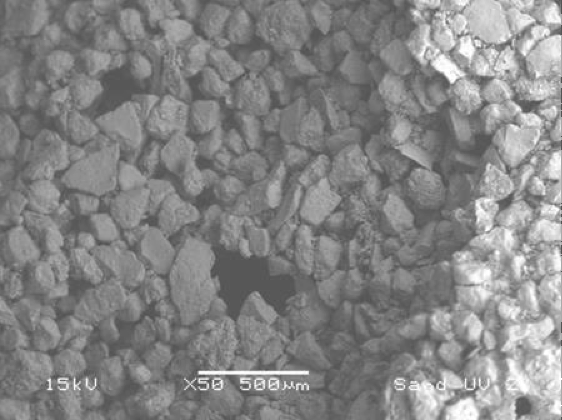
#> input picture Files/suelo1.png, 562 x 420 px, found by its file name
$ jupyter execute 'TIA - Umbrales.ipynb'
#> lines starting #> are read from the running program, lines starting #| are printed output that depends on the picture; after the words box and inside, x2 and y2 are one past the last pixel; in counts of white or black regions, pixels touching at a corner belong together
# Topicos Avanzados de Inteligencia Artificial
### Instructor: Dr. Luis Felipe Marín Urías
### Facultad de ingeniería Eléctrica y Electrónica
### Universidad Veracruzana

# OpenCV Histograma, Umbrales y Binarización

Vamos a aplicar un caso de estudio real, se tienen una serie de imágenes de suelos tomadas con microscopio electrónico. Se requiere medir el nivel de porosidad de una muestra de suelo por medio de una herramienta automática.

El nivel de porosidad está determinado por los espacios (poros) que hay entre los granulos del suelo, es necesario entonces discriminar los espacios de los granulos.

## Desplegando una imagen

Para poder trabajar con una imagen es necesario leerla desde un archivo o un dispositivo, en este caso podremos leer una serie de archivos de suelos y empezaremos con uno en particular.

[cell 1]
import cv2
import sys
import numpy as np
import matplotlib.pyplot as plt

Leemos el archivo de la imagen

original:

[cell 2]
img = cv2.imread("./files/suelo1.png", cv2.IMREAD_GRAYSCALE)
#> img is the input picture: shape (420, 562); min 75, max 255, mean 133.4

cv2.IMREAD_GRAYSCALE está indicando que vamos a leer en escala de grises el archivo.

Desplegamos la imagen usando un plot.

Nota: no es la única forma de hacerlo, para aplicaciones tal vez usemos las funciones de desplegado de openCV python.

[cell 3]
plt.imshow(img)

Los colores salen un poco extraños porque estan interpretados como RGB y son es una imagen en escala de grises (GRAY), así que usamos la funcion:

[cell 4]
img2 = cv2.cvtColor(img, cv2.COLOR_GRAY2RGB)
plt.imshow(img2)

Con esto convertimos de GRAY -> RGB que es la manera como matplotlib maneja las imágenes.

## Umbrales y binarización

Un umbral es un valor límite a partir del cual se toman en cuenta, o no, determinados valores ya sea superiores o inferiores.
Normalmente los umbrales los usamos con valores de intensidad para discriminar las intensidades que no se desean tomar en cuenta de la imagen.

La Binarización por otro lado es dividir las intensidades de la imagen en 2, las que estén arriba del umbral se les asigna valor máximo (255) por lo que se pueden apreciar en blanco y las que están abajo del umbral se les asigna el valor mínimo de intensidad (0) por lo que se ven negras en la imagen.

Los umbrales  es una de las formas mas simples de trabajar con la separación de características que necesitamos de las imágenes. Se basa simplemente en establecer el conjunto de valores que necesitamos para discriminar. Los umbrales en OpenCV pueden generarse de manera manual y adaptativo, este último toma autmáticamente los valores dependiendo de la vecindad del pixel definida por un kernel o ventana, es una binarización local y es lo que le da el la característica de adaptativo.

[cell 5]
#cv2.equalizeHist(img,img2)
#clahe = cv2.createCLAHE(clipLimit=2.0, tileGridSize=(8,8))
#cl1 = clahe.apply(img2)
th2 = cv2.adaptiveThreshold(img,255,cv2.ADAPTIVE_THRESH_MEAN_C, cv2.THRESH_BINARY,15,2)
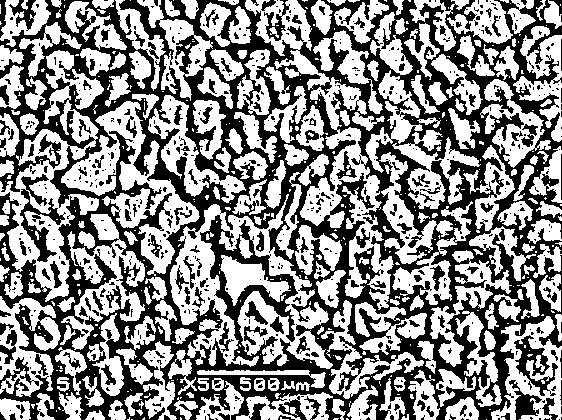
#> th2: shape (420, 562); 54.7% white; 680 black regions (543 under 20 px), largest, box (x1, y1, x2, y2) and area: (0, 0, 562, 420) 92610, (20, 174, 66, 262) 1205, (514, 335, 558, 396) 925
th2 = cv2.cvtColor(th2, cv2.COLOR_GRAY2RGB)
plt.imshow(th2)

LA función adaptiveThreshold usa los siguientes parámetros:
img - que es la imagen en escala de grises.
255 - que representa el color que va a poner como máximo dentro de la binarización, en este caso es blanco (255)
cv2.ADAPTIVE_THRESH_MEAN_C - que es el método de binarización el cual puede ser basado en la media de la vencindad del pixel, como en este caso.
15 - el tamaño del kernel de 15 x 15.
2 - un factor de constante que se le quita a la media.

el método de binarización también puede basarse en una distribución gaussiana de la vecindad, como el siguiente caso.

[cell 6]
th2 = cv2.adaptiveThreshold(img,255,cv2.ADAPTIVE_THRESH_GAUSSIAN_C, cv2.THRESH_BINARY,15,2)
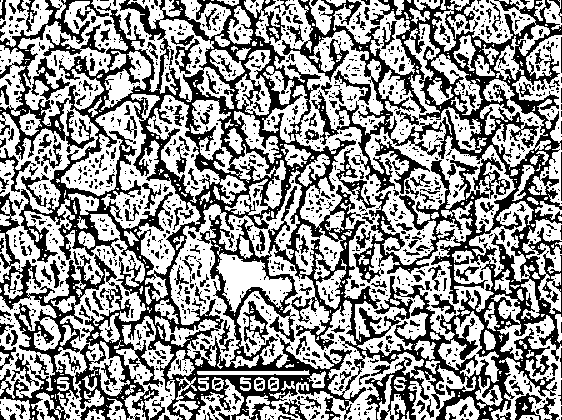
#> th2: shape (420, 562); 58.1% white; 1317 black regions (1063 under 20 px), largest, box (x1, y1, x2, y2) and area: (0, 0, 562, 420) 77300, (375, 138, 430, 194) 551, (43, 24, 106, 56) 490
th2 = cv2.cvtColor(th2, cv2.COLOR_GRAY2RGB)
plt.imshow(th2)

en ambos métodos adaptativos nos podemos percatar que el poro más grande de la imagen original se pierde, esto se debe a que el método adaptativo trabaja basado en la vecindad de cada pixel.

## Histograma

Los histogramas nos dan mucha información de una imagen por ejemplo, la distribución del color o de las intensidades.

[cell 7]
img3 = img.flatten() #fusionamos todas las sublistas(RGB, GRAY, BGR) a un vector unidimensional

plt.hist(img3,256,[0,256], color = 'r')#(solo funciona con escala de grises para ver la intensidad)
plt.xlim([0,256])
plt.title('Histograma')
#> figure, not shown here; tallest bar 4896 high, from x = 111 to 112

Viendo el histograma que nos representa la distribución de las intensidades de la imagen, nos damos cuenta con esto de dos cosas:

1.- Todas las intensidades están mas allá del valor 80 aproximadamente.

2.- Que la mayor parte de las intensidades se encuentra en la sección entre las intensidades de 80 a 165

Por lo que podríamos eliminar un sector de iluminaciones no deseadas por medio de un umbral.

Se puede también hacer una ecualización del histograma, con eso se hace una distribución homogenea de las intensidades en la imagen y logramos poder resaltar algunas características oscuras o muy claras.

[cell 8]
res = cv2.equalizeHist(img,img2)
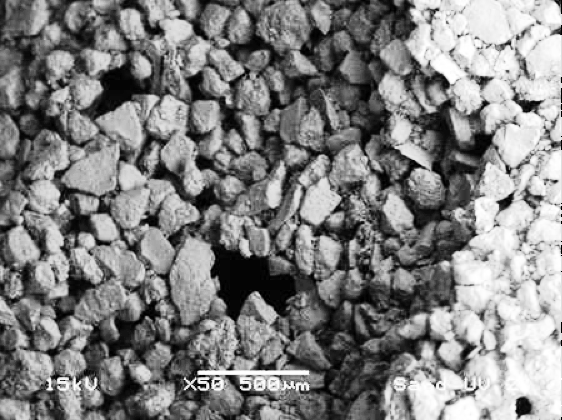
#> res: shape (420, 562); min 0, max 255, mean 128.9
res2 = cv2.cvtColor(res, cv2.COLOR_GRAY2RGB)
plt.imshow(res2)

el histograma de ésta imagen nos queda como sigue:

[cell 9]
plt.hist(res.flatten(),256,[0,256], color = 'r')#(solo funciona con escala de grises para ver la intensidad)
plt.xlim([0,256])
plt.title('Histograma Equalizado')
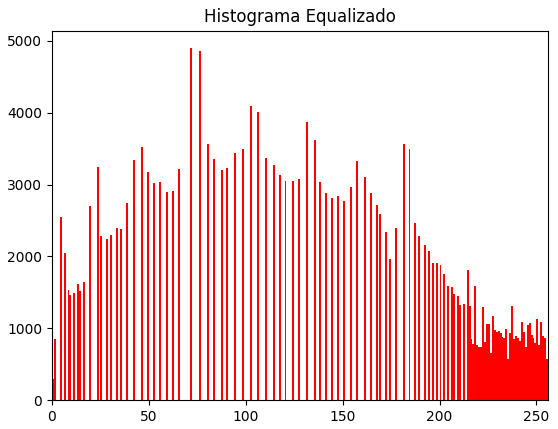
#> figure drawn by matplotlib, 1 panel; tallest bar 4896 high, from x = 71 to 72

Haremos una binarización basado en un umbral en intensidad 200 en el histograma para la imagen original y la equalizada.

[cell 10]
th, dst = cv2.threshold(img, 200, 255, cv2.THRESH_BINARY)
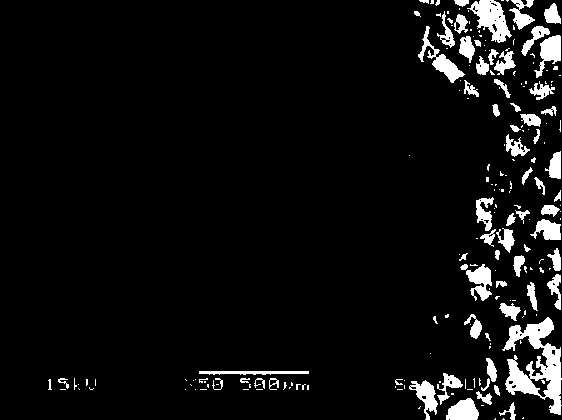
#> dst: shape (420, 562); 6.3% white; 203 white regions (136 under 20 px), largest, box (x1, y1, x2, y2) and area: (502, 317, 562, 415) 2593, (467, 0, 512, 43) 948, (418, 26, 465, 83) 660
th2, dst2 = cv2.threshold(res, 200, 255, cv2.THRESH_BINARY)
#> dst2: shape (420, 562); 21.5% white; 581 white regions (451 under 20 px), largest, box (x1, y1, x2, y2) and area: (408, 148, 562, 420) 21069, (407, 0, 562, 167) 14335, (301, 178, 341, 224) 882

[cell 11]
dst = cv2.cvtColor(dst, cv2.COLOR_GRAY2RGB)
plt.imshow(dst)

[cell 12]
dst2 = cv2.cvtColor(dst2, cv2.COLOR_GRAY2RGB)
plt.imshow(dst2)

El umbral está muy alto por lo que en ninguna imagen podemos observar bien los poros, sin embargo en la imagen equalizada podemos observar muchos mas detalles.

[cell 13]
th, dst = cv2.threshold(img, 140, 255, cv2.THRESH_BINARY)
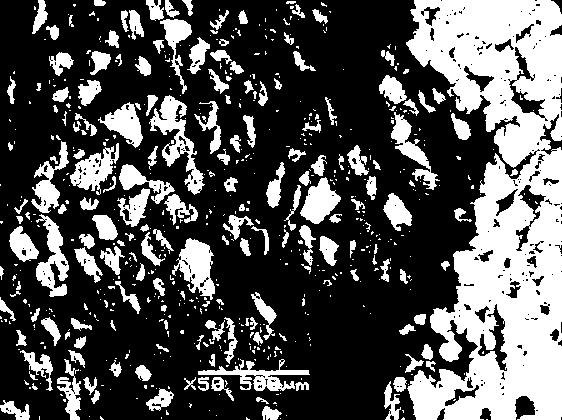
#> dst: shape (420, 562); 32.5% white; 624 white regions (444 under 20 px), largest, box (x1, y1, x2, y2) and area: (406, 0, 562, 420) 40076, (149, 95, 205, 195) 1710, (172, 238, 215, 300) 1417
th2, dst2 = cv2.threshold(res, 140, 255, cv2.THRESH_BINARY)
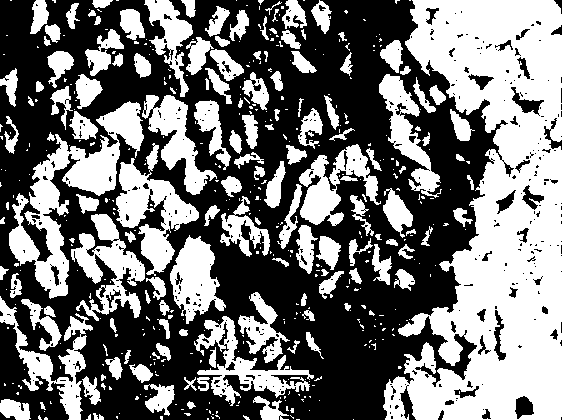
#> dst2: shape (420, 562); 45.8% white; 460 white regions (320 under 20 px), largest, box (x1, y1, x2, y2) and area: (383, 0, 562, 420) 45003, (9, 101, 144, 299) 7632, (116, 143, 199, 276) 4162
dst = cv2.cvtColor(dst, cv2.COLOR_GRAY2RGB)
dst2 = cv2.cvtColor(dst2, cv2.COLOR_GRAY2RGB)

fig,ax = plt.subplots(1,2,sharey=True)

ax[0].imshow(dst)
ax[1].imshow(dst2)

[cell 14]
clahe = cv2.createCLAHE(clipLimit=2.0, tileGridSize=(20,20))
cl1 = clahe.apply(img)
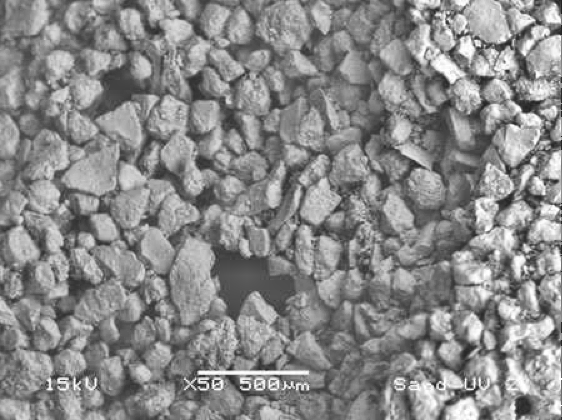
#> cl1: shape (420, 562); min 34, max 255, mean 137.8
imgeq = cv2.cvtColor(cl1, cv2.COLOR_GRAY2RGB)
plt.imshow(imgeq)

[cell 15]
img4 = imgeq.flatten() #fusionamos todas las sublistas(RGB, GRAY, BGR) a un vector unidimensional

plt.hist(img4,256,[0,256], color = 'r')#(solo funciona con escala de grises para ver la intensidad)
plt.xlim([0,256])
plt.title('Histograma')
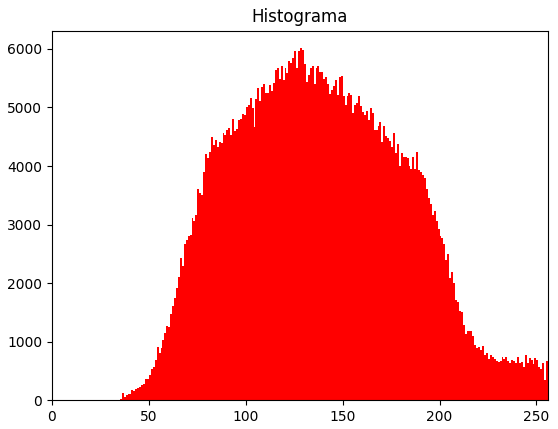
#> figure drawn by matplotlib, 1 panel; tallest bar 6012 high, from x = 128 to 129

[cell 16]
th3, dst3 = cv2.threshold(imgeq, 123, 255, cv2.THRESH_BINARY)
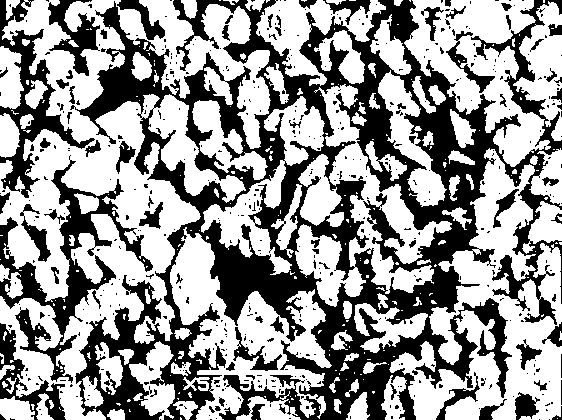
#> dst3: shape (420, 562, 3); 59.8% white; 511 black regions (433 under 20 px), largest, box (x1, y1, x2, y2) and area: (70, 0, 562, 420) 70470, (0, 155, 153, 383) 6851, (0, 0, 95, 198) 4230
#dst3 = cv2.cvtColor(dst3, cv2.COLOR_GRAY2RGB)
plt.imshow(dst3)

$ run again, with Files/suelo2.png copied over Files/suelo1.png
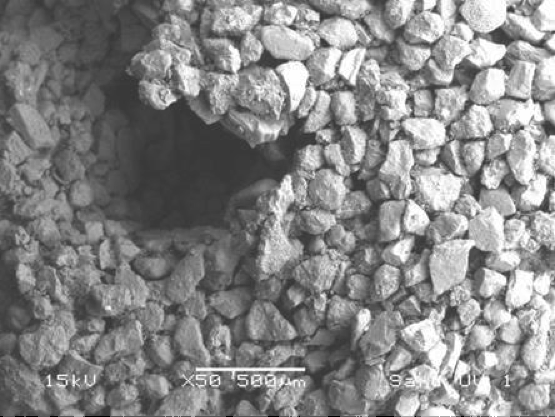
#> input picture Files/suelo2.png, 555 x 417 px, found by its file name
#> img is the input picture: shape (417, 555); min 0, max 255, mean 134.3
#> `th2 = cv2.adaptiveThreshold(img,255,cv2.ADAPTIVE_THRESH_MEAN_C, cv2.TH..`:
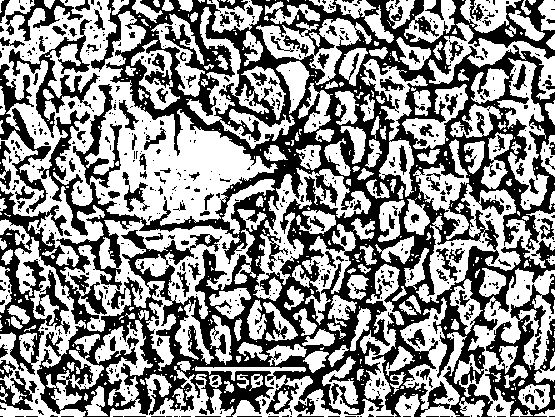
#> th2: shape (417, 555); 54.6% white; 721 black regions (589 under 20 px), largest, box (x1, y1, x2, y2) and area: (0, 0, 555, 417) 82168, (485, 274, 555, 417) 3354, (0, 228, 70, 375) 3147
#> `th3, dst3 = cv2.threshold(imgeq, 123, 255, cv2.THRESH_BINARY)`:
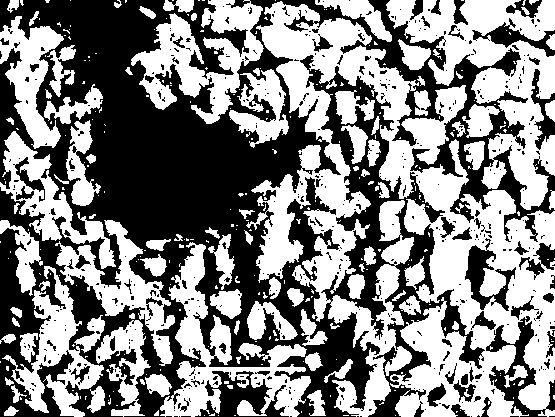
#> dst3: shape (417, 555, 3); 51.8% white; 505 black regions (431 under 20 px), largest, box (x1, y1, x2, y2) and area: (0, 0, 555, 417) 97530, (486, 316, 555, 417) 2023, (195, 371, 289, 417) 1919

$ run again, with Files/suelo3.png copied over Files/suelo1.png
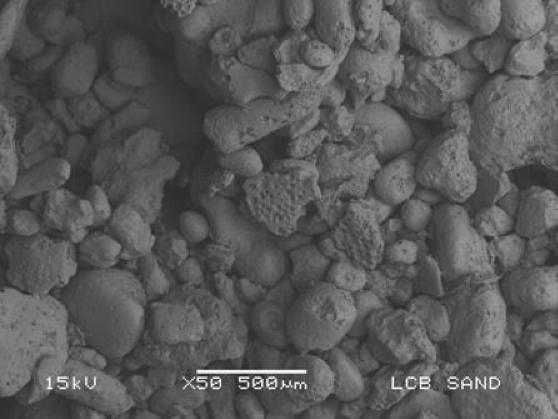
#> input picture Files/suelo3.png, 558 x 419 px, found by its file name
#> img is the input picture: shape (419, 558); min 33, max 255, mean 88.2
#> `th3, dst3 = cv2.threshold(imgeq, 123, 255, cv2.THRESH_BINARY)`:
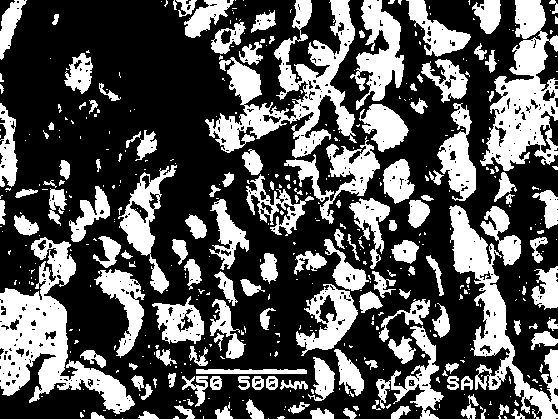
#> dst3: shape (419, 558, 3); 34.3% white; 485 white regions (336 under 20 px), largest, box (x1, y1, x2, y2) and area: (0, 237, 135, 414) 8283, (205, 0, 357, 158) 8006, (480, 0, 558, 171) 6552
